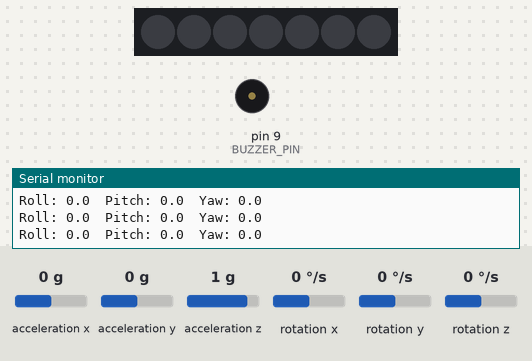
The sketch below on a simulated Arduino Uno, built with avr-gcc and run on an emulated ATmega328P. On the bench: 7 RGB LEDs in strip order, left to right, buzzer (waves = sounding, pin HIGH), the last lines printed to the serial monitor. Wiring (inferred from the names in the program): MPU-6050 motion sensor at I2C address 0x68. The inputs (shaded band) are chosen by the test bench; at power-on: acceleration x 0 g, acceleration y 0 g, rotation y 0 °/s, rotation x 0 °/s, rotation z 0 °/s, acceleration z 1 g.

Above: at 2.6 s.
2.7 s: acceleration x set to -1.4 g
At 3.4 s:
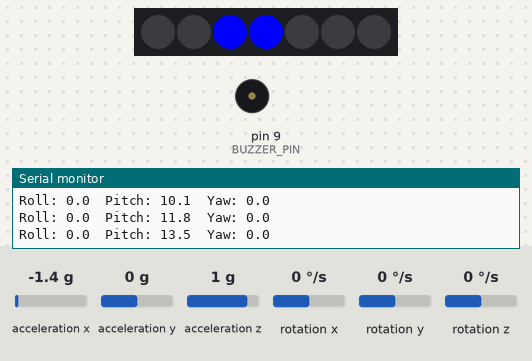
4.4 s: acceleration y set to -1.4 g
At 5.9 s:
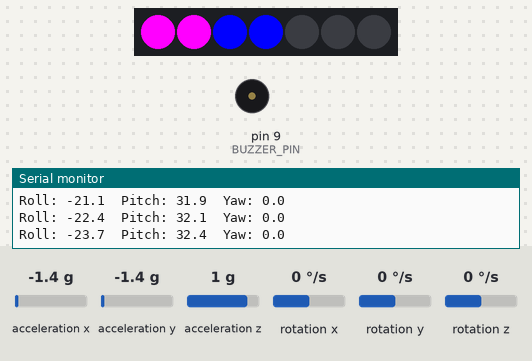
6.2 s: rotation y set to -192 °/s
At 7.5 s:
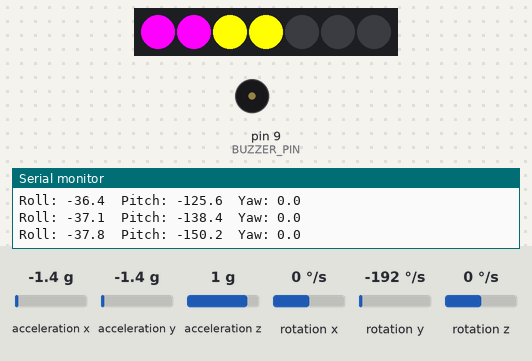
7.9 s: rotation x set to 100 °/s
At 9.5 s:
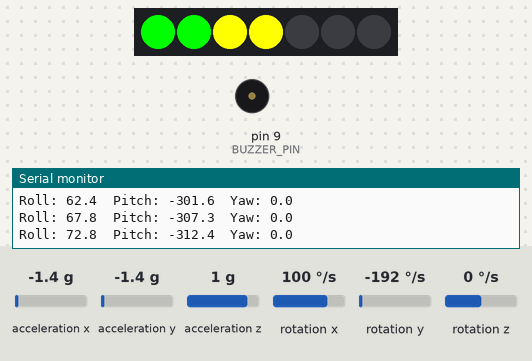
9.9 s: rotation z set to -192 °/s
At 10.3 s:
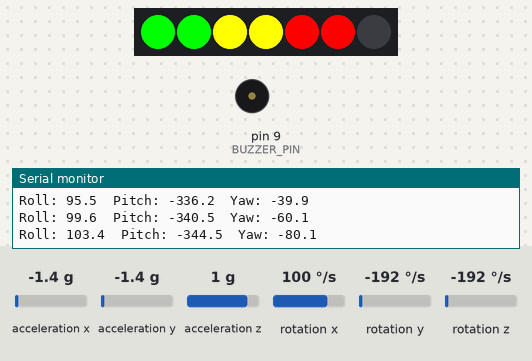
11.4 s: rotation x set to -100 °/s
At 13.6 s:
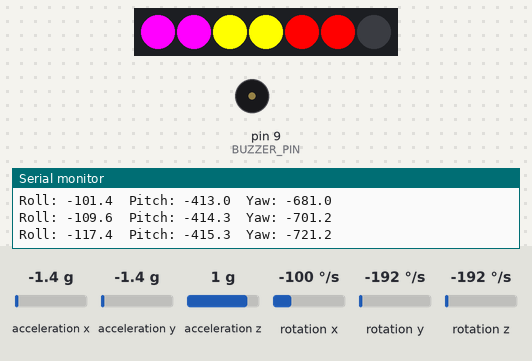
Timing chart, 0 to 14.9 s (numbered marks = the images above; inputs shaded):
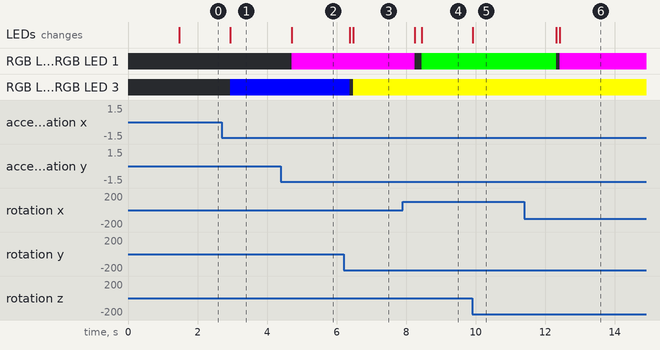

Measured:
- after the input at 2.7 s, RGB LED 2, RGB LED 3: off → RGB(0, 0, 255) after 0.24 s; the LEDs: change after 0.24 s (image 1)
- after the input at 4.4 s, RGB LED 0, RGB LED 1: off → RGB(255, 0, 255) after 0.31 s; the LEDs: change after 0.31 s (image 2)
- after the input at 6.2 s, RGB LED 2, RGB LED 3: RGB(0, 0, 255) → off after 0.17 s, → RGB(255, 255, 0) 0.10 s later; the LEDs: first change after 0.17 s (image 3 shows a later state)
- after the input at 7.9 s, RGB LED 0, RGB LED 1: RGB(255, 0, 255) → off after 0.35 s, → RGB(0, 255, 0) 0.21 s later; the LEDs: first change after 0.35 s (image 4 shows a later state)
- after the input at 9.9 s, the LEDs: change at once (image 5)
- after the input at 11.4 s, RGB LED 0, RGB LED 1: RGB(0, 255, 0) → off after 0.91 s, → RGB(255, 0, 255) 0.10 s later; the LEDs: first change after 0.91 s (image 6 shows a later state)

The sketch:

GyroLED.ino
```cpp
#include <Wire.h>
#include <Adafruit_NeoPixel.h>
#include <math.h>

#define MPU_ADDR   0x68
#define NP_PIN     4
#define NP_COUNT   7
#define BUZZER_PIN 9

Adafruit_NeoPixel pixels(NP_COUNT, NP_PIN, NEO_GRB + NEO_KHZ800);

// dead-zone threshold (degrees)
const float TH = 5.0;

// color definitions
const uint32_t ROLL_POS_COLOR   = pixels.Color(0,   255, 0  ); // green
const uint32_t ROLL_NEG_COLOR   = pixels.Color(255, 0,   255); // pink
const uint32_t PITCH_POS_COLOR  = pixels.Color(0,   0,   255); // blue
const uint32_t PITCH_NEG_COLOR  = pixels.Color(255, 255,   0); // yellow
const uint32_t YAW_POS_COLOR    = pixels.Color(0,   0,   255); // blue
const uint32_t YAW_NEG_COLOR    = pixels.Color(255, 0,     0); // red

// IMU/filter vars
float AccErrorRoll = 0, AccErrorPitch = 0;
float GyroErrorX = 0, GyroErrorY = 0, GyroErrorZ = 0;
float gyroAngleX = 0, gyroAngleY = 0, gyroAngleZ = 0;
unsigned long prevTime;

void setup() {
  Serial.begin(9600);
  Wire.begin();

  // wake MPU6050
  Wire.beginTransmission(MPU_ADDR);
  Wire.write(0x6B);
  Wire.write(0x00);
  Wire.endTransmission(true);

  calculate_IMU_error();

  pixels.begin();
  pixels.show(); // all off
  pinMode(BUZZER_PIN, OUTPUT);
  prevTime = millis();
}

void loop() {
  // — Read accelerometer —
  Wire.beginTransmission(MPU_ADDR);
  Wire.write(0x3B);
  Wire.endTransmission(false);
  Wire.requestFrom(MPU_ADDR, 6, true);
  float Ax = (Wire.read()<<8 | Wire.read()) / 16384.0;
  float Ay = (Wire.read()<<8 | Wire.read()) / 16384.0;
  float Az = (Wire.read()<<8 | Wire.read()) / 16384.0;

  // compute raw roll & pitch from accel
  float accRoll  = atan2(Ay, Az) * 180.0/PI - AccErrorRoll;
  float accPitch = atan2(-Ax, sqrt(Ay*Ay + Az*Az)) * 180.0/PI - AccErrorPitch;

  // — Read gyro —
  unsigned long now = millis();
  float dt = (now - prevTime) / 1000.0;
  prevTime = now;
  Wire.beginTransmission(MPU_ADDR);
  Wire.write(0x43);
  Wire.endTransmission(false);
  Wire.requestFrom(MPU_ADDR, 6, true);
  float Gx = (Wire.read()<<8 | Wire.read()) / 131.0 - GyroErrorX;
  float Gy = (Wire.read()<<8 | Wire.read()) / 131.0 - GyroErrorY;
  float Gz = (Wire.read()<<8 | Wire.read()) / 131.0 - GyroErrorZ;

  // integrate gyro
  gyroAngleX += Gx * dt;
  gyroAngleY += Gy * dt;
  gyroAngleZ += Gz * dt;
  float yaw = gyroAngleZ;

  // complementary filter fusion
  float roll  = 0.96 * gyroAngleX + 0.04 * accRoll;
  float pitch = 0.96 * gyroAngleY + 0.04 * accPitch;

  // — reset drift so LEDs keep responding —
  gyroAngleX = roll;
  gyroAngleY = pitch;

  // debug output
  Serial.print("Roll: ");  Serial.print(roll,  1);
  Serial.print("  Pitch: "); Serial.print(pitch, 1);
  Serial.print("  Yaw: ");   Serial.println(yaw,   1);

  // threshold logic
  bool rPos = (roll  >  TH), rNeg = (roll  < -TH);
  bool pPos = (pitch >  TH), pNeg = (pitch < -TH);
  bool yPos = (yaw   >  TH), yNeg = (yaw   < -TH);

  // clear all axis pixels
  for (int i = 0; i < 6; i++) pixels.setPixelColor(i, 0);

  // Roll → pixels 0 & 1
  if      (rPos) pixels.setPixelColor(0, ROLL_POS_COLOR), pixels.setPixelColor(1, ROLL_POS_COLOR);
  else if (rNeg) pixels.setPixelColor(1, ROLL_NEG_COLOR), pixels.setPixelColor(0, ROLL_NEG_COLOR);

  // Pitch → pixels 2 & 3
  if      (pPos) pixels.setPixelColor(2, PITCH_POS_COLOR), pixels.setPixelColor(3, PITCH_POS_COLOR);
  else if (pNeg) pixels.setPixelColor(3, PITCH_NEG_COLOR), pixels.setPixelColor(2, PITCH_NEG_COLOR);

  // Yaw → pixels 4 & 5
  if      (yPos) pixels.setPixelColor(4, YAW_POS_COLOR),   pixels.setPixelColor(5, YAW_POS_COLOR);
  else if (yNeg) pixels.setPixelColor(5, YAW_NEG_COLOR),   pixels.setPixelColor(4, YAW_NEG_COLOR);

  // pixel 6 stays off
  pixels.setPixelColor(6, 0);

  pixels.show();
  delay(100);
}

void calculate_IMU_error() {
  const int N = 200;
  float sumRoll = 0, sumPitch = 0, sumGx = 0, sumGy = 0, sumGz = 0;
  for (int i = 0; i < N; i++) {
    // read accel
    Wire.beginTransmission(MPU_ADDR);
    Wire.write(0x3B); Wire.endTransmission(false);
    Wire.requestFrom(MPU_ADDR, 6, true);
    float x = (Wire.read()<<8 | Wire.read()) / 16384.0;
    float y = (Wire.read()<<8 | Wire.read()) / 16384.0;
    float z = (Wire.read()<<8 | Wire.read()) / 16384.0;
    sumRoll  += atan2(y, z) * 180.0/PI;
    sumPitch += atan2(-x, sqrt(y*y + z*z)) * 180.0/PI;

    // read gyro
    Wire.beginTransmission(MPU_ADDR);
    Wire.write(0x43); Wire.endTransmission(false);
    Wire.requestFrom(MPU_ADDR, 6, true);
    sumGx += (Wire.read()<<8 | Wire.read()) / 131.0;
    sumGy += (Wire.read()<<8 | Wire.read()) / 131.0;
    sumGz += (Wire.read()<<8 | Wire.read()) / 131.0;
    delay(5);
  }
  AccErrorRoll  = sumRoll  / N;
  AccErrorPitch = sumPitch / N;
  GyroErrorX    = sumGx    / N;
  GyroErrorY    = sumGy    / N;
  GyroErrorZ    = sumGz    / N;
}
```
